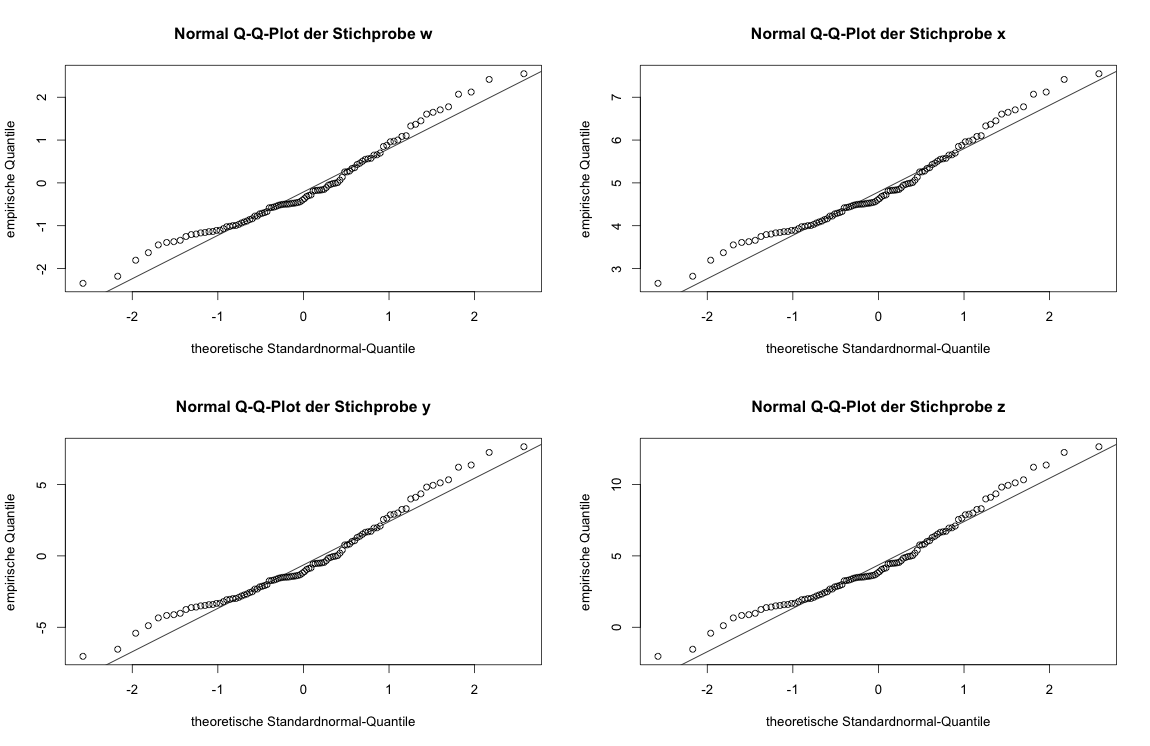

Source code (R):
# ------------------------------------------------------------------------------
# Project:     SRM - Stochastische Risikomodellierung und statistische Methoden
# ------------------------------------------------------------------------------
# Quantlet:    SRM_fig2.14
# ------------------------------------------------------------------------------
# Description: Produces the QQ plots for four simulated samples of 
#              N(0,1), N(5,1), N(0,9) and N(5,9). QQ-plots compare empirical 
#              quantiles of a distribution with theoretical quantiles of the 
#              standard normal distribution.
# ------------------------------------------------------------------------------
# Keywords:    qq-plot, simulation, normal, normal distribution, plot, 
#              graphical representation
# ------------------------------------------------------------------------------
# See also:
# ------------------------------------------------------------------------------
# Author:      Wellisch
# ------------------------------------------------------------------------------

## clear history
rm(list = ls(all = TRUE))
graphics.off()

## Q-Q-Normal-Plots mit Sollgeraden
## Mit festem seed zur Reproduktion
set.seed(1234)
w <- rnorm(100)
set.seed(1234)
x <- rnorm(100, mean = 5)
set.seed(1234)
y <- rnorm(100, sd = 3)
set.seed(1234)
z <- rnorm(100, mean = 5, sd = 3)

par(mfrow = c(2, 2))
qqnorm(w, main = "Normal Q-Q-Plot der Stichprobe w", xlab = "theoretische Standardnormal-Quantile", 
       ylab = "empirische Quantile")
qqline(w)

qqnorm(x, main = "Normal Q-Q-Plot der Stichprobe x", xlab = "theoretische Standardnormal-Quantile", 
       ylab = "empirische Quantile")
qqline(x)

qqnorm(y, main = "Normal Q-Q-Plot der Stichprobe y", xlab = "theoretische Standardnormal-Quantile", 
       ylab = "empirische Quantile")
qqline(y)

qqnorm(z, main = "Normal Q-Q-Plot der Stichprobe z", xlab = "theoretische Standardnormal-Quantile", 
       ylab = "empirische Quantile")
qqline(z)
